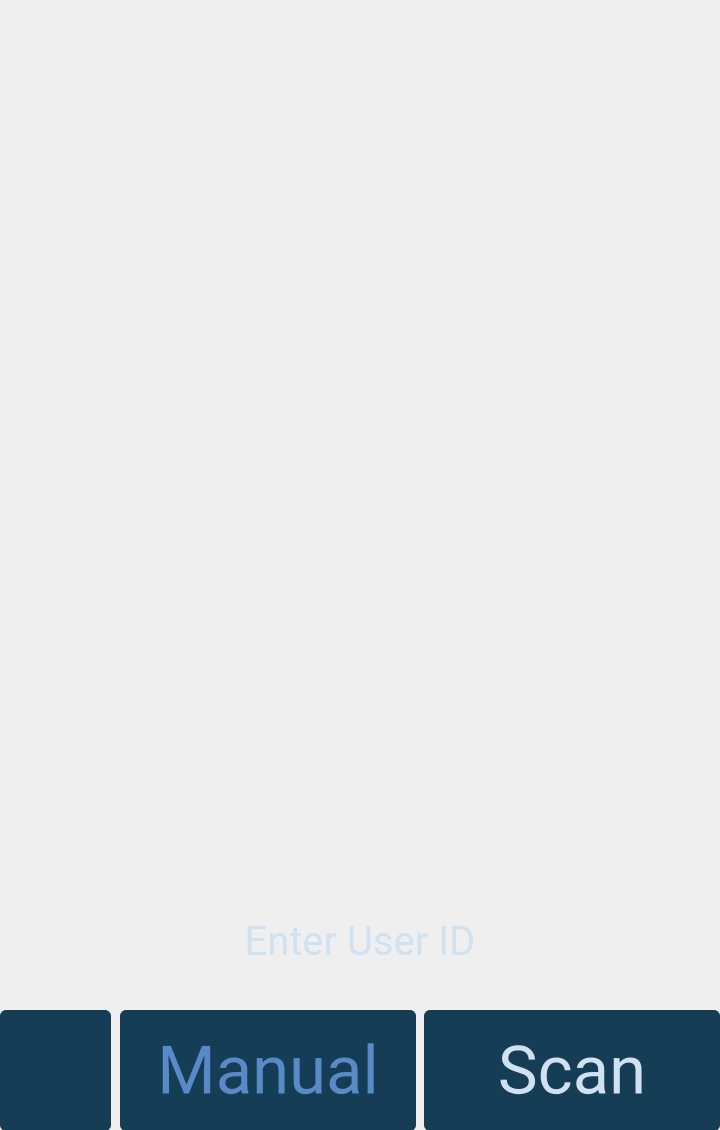
<?xml version="1.0" encoding="UTF-8"?>
<ui version="4.0">
 <class>SetUserID</class>
 <widget class="QWidget" name="SetUserID">
  <property name="geometry">
   <rect>
    <x>0</x>
    <y>0</y>
    <width>720</width>
    <height>1130</height>
   </rect>
  </property>
  <property name="font">
   <font>
    <family>Roboto</family>
   </font>
  </property>
  <property name="windowTitle">
   <string>Form</string>
  </property>
  <widget class="QStackedWidget" name="stackedWidget">
   <property name="geometry">
    <rect>
     <x>0</x>
     <y>0</y>
     <width>720</width>
     <height>1130</height>
    </rect>
   </property>
   <widget class="QWidget" name="page">
    <widget class="QLabel" name="labelInstructions">
     <property name="geometry">
      <rect>
       <x>0</x>
       <y>900</y>
       <width>720</width>
       <height>81</height>
      </rect>
     </property>
     <property name="font">
      <font>
       <family>Roboto</family>
       <pointsize>30</pointsize>
      </font>
     </property>
     <property name="styleSheet">
      <string notr="true">color: rgb(208,225,241);</string>
     </property>
     <property name="text">
      <string>Enter User ID</string>
     </property>
     <property name="alignment">
      <set>Qt::AlignCenter</set>
     </property>
     <property name="wordWrap">
      <bool>true</bool>
     </property>
    </widget>
    <widget class="QPushButton" name="buttonManual">
     <property name="geometry">
      <rect>
       <x>120</x>
       <y>1010</y>
       <width>296</width>
       <height>121</height>
      </rect>
     </property>
     <property name="font">
      <font>
       <family>Roboto</family>
       <pointsize>50</pointsize>
      </font>
     </property>
     <property name="styleSheet">
      <string notr="true">border-radius: 6px;
background-color: rgb(22,61,86);
color: rgb(87,138,198)</string>
     </property>
     <property name="text">
      <string>Manual</string>
     </property>
     <property name="iconSize">
      <size>
       <width>73</width>
       <height>62</height>
      </size>
     </property>
    </widget>
    <widget class="QPushButton" name="buttonScan">
     <property name="geometry">
      <rect>
       <x>424</x>
       <y>1010</y>
       <width>296</width>
       <height>121</height>
      </rect>
     </property>
     <property name="font">
      <font>
       <family>Roboto</family>
       <pointsize>50</pointsize>
      </font>
     </property>
     <property name="styleSheet">
      <string notr="true">border-radius: 6px;
background-color: rgb(22,61,86);
color: rgb(208,225,241)</string>
     </property>
     <property name="text">
      <string>Scan</string>
     </property>
    </widget>
    <widget class="QLabel" name="labelUserID">
     <property name="geometry">
      <rect>
       <x>10</x>
       <y>280</y>
       <width>691</width>
       <height>721</height>
      </rect>
     </property>
     <property name="styleSheet">
      <string notr="true">color: rgb(208,225,241);</string>
     </property>
     <property name="text">
      <string/>
     </property>
     <property name="pixmap">
      <pixmap resource="resources.qrc">:/Images/XatekUI_EnterUserID.png</pixmap>
     </property>
     <property name="alignment">
      <set>Qt::AlignLeading|Qt::AlignLeft|Qt::AlignTop</set>
     </property>
    </widget>
    <widget class="QPushButton" name="buttonBack">
     <property name="geometry">
      <rect>
       <x>0</x>
       <y>1010</y>
       <width>111</width>
       <height>121</height>
      </rect>
     </property>
     <property name="font">
      <font>
       <family>Roboto</family>
       <pointsize>30</pointsize>
      </font>
     </property>
     <property name="styleSheet">
      <string notr="true">border-radius: 6px;
background-color: rgb(22,61,86);
color: rgb(208,225,241)</string>
     </property>
     <property name="text">
      <string/>
     </property>
     <property name="icon">
      <iconset resource="resources.qrc">
       <normaloff>:/Images/XatekUI_BackArrow.png</normaloff>:/Images/XatekUI_BackArrow.png</iconset>
     </property>
     <property name="iconSize">
      <size>
       <width>73</width>
       <height>62</height>
      </size>
     </property>
    </widget>
   </widget>
  </widget>
 </widget>
 <resources>
  <include location="resources.qrc"/>
 </resources>
 <connections/>
</ui>
